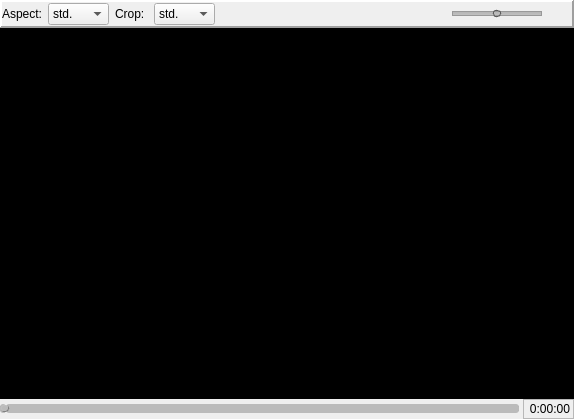
<?xml version="1.0" encoding="UTF-8"?>
<ui version="4.0">
 <class>CPlayer</class>
 <widget class="QWidget" name="CPlayer">
  <property name="geometry">
   <rect>
    <x>0</x>
    <y>0</y>
    <width>574</width>
    <height>419</height>
   </rect>
  </property>
  <property name="minimumSize">
   <size>
    <width>0</width>
    <height>0</height>
   </size>
  </property>
  <property name="contextMenuPolicy">
   <enum>Qt::DefaultContextMenu</enum>
  </property>
  <property name="windowTitle">
   <string>Form</string>
  </property>
  <layout class="QVBoxLayout" name="verticalLayout">
   <property name="spacing">
    <number>0</number>
   </property>
   <property name="margin">
    <number>0</number>
   </property>
   <item>
    <widget class="QFrame" name="frameTimerInfo">
     <property name="sizePolicy">
      <sizepolicy hsizetype="Preferred" vsizetype="Fixed">
       <horstretch>0</horstretch>
       <verstretch>0</verstretch>
      </sizepolicy>
     </property>
     <property name="minimumSize">
      <size>
       <width>0</width>
       <height>20</height>
      </size>
     </property>
     <property name="maximumSize">
      <size>
       <width>16777215</width>
       <height>40</height>
      </size>
     </property>
     <property name="styleSheet">
      <string notr="true">QFrame#frameTimerInfo { background-color: qlineargradient(spread:pad, x1:0, y1:0, x2:0, y2:1, stop:0 #ccc, 	stop:0.7 #555, stop:1 #bbb); border-left: 1px solid #eee; border-right: 1px solid #666; border-bottom: 1px solid #666; border-top: 0px; };</string>
     </property>
     <property name="frameShape">
      <enum>QFrame::Panel</enum>
     </property>
     <property name="frameShadow">
      <enum>QFrame::Raised</enum>
     </property>
     <property name="lineWidth">
      <number>2</number>
     </property>
     <layout class="QHBoxLayout" name="horizontalLayout">
      <property name="margin">
       <number>0</number>
      </property>
      <item>
       <widget class="QLabel" name="label_2">
        <property name="text">
         <string>Aspect:</string>
        </property>
       </widget>
      </item>
      <item>
       <widget class="QComboBox" name="cbxAspect">
        <item>
         <property name="text">
          <string>std.</string>
         </property>
        </item>
        <item>
         <property name="text">
          <string>4:3</string>
         </property>
        </item>
        <item>
         <property name="text">
          <string>16:9</string>
         </property>
        </item>
        <item>
         <property name="text">
          <string>16:10</string>
         </property>
        </item>
        <item>
         <property name="text">
          <string>1:1</string>
         </property>
        </item>
        <item>
         <property name="text">
          <string>5:4</string>
         </property>
        </item>
        <item>
         <property name="text">
          <string>2.35</string>
         </property>
        </item>
       </widget>
      </item>
      <item>
       <widget class="QLabel" name="label">
        <property name="text">
         <string>Crop: </string>
        </property>
       </widget>
      </item>
      <item>
       <widget class="QComboBox" name="cbxCrop">
        <item>
         <property name="text">
          <string>std.</string>
         </property>
        </item>
        <item>
         <property name="text">
          <string>4:3</string>
         </property>
        </item>
        <item>
         <property name="text">
          <string>16:9</string>
         </property>
        </item>
        <item>
         <property name="text">
          <string>16:10</string>
         </property>
        </item>
        <item>
         <property name="text">
          <string>1:1</string>
         </property>
        </item>
        <item>
         <property name="text">
          <string>5:4</string>
         </property>
        </item>
        <item>
         <property name="text">
          <string>2.35</string>
         </property>
        </item>
       </widget>
      </item>
      <item>
       <spacer name="horizontalSpacer">
        <property name="orientation">
         <enum>Qt::Horizontal</enum>
        </property>
        <property name="sizeHint" stdset="0">
         <size>
          <width>17</width>
          <height>20</height>
         </size>
        </property>
       </spacer>
      </item>
      <item>
       <widget class="QLabel" name="labSound">
        <property name="text">
         <string/>
        </property>
        <property name="pixmap">
         <pixmap resource="../vlc-record.qrc">:/player/sound_on</pixmap>
        </property>
       </widget>
      </item>
      <item>
       <widget class="QSlider" name="volSlider">
        <property name="minimumSize">
         <size>
          <width>50</width>
          <height>0</height>
         </size>
        </property>
        <property name="maximumSize">
         <size>
          <width>90</width>
          <height>16777215</height>
         </size>
        </property>
        <property name="styleSheet">
         <string notr="true">QSlider::groove:horizontal {      border: 1px solid #999999;      height: 3px; /* the groove expands to the size of the slider by default. by giving it a height, it has a fixed size */      background: qlineargradient(x1:0, y1:0, x2:0, y2:1, stop:0 #B1B1B1, stop:1 #c4c4c4);      margin: 2px 0;  }   QSlider::handle:horizontal {      background-color: qlineargradient(spread:pad, x1:0, y1:0, x2:0, y2:1, stop:0 #eee, 	stop:0.7 grey, stop:1 #dedede);      border: 1px solid #5c5c5c;      width: 6px;      margin: -2px 0; /* handle is placed by default on the contents rect of the groove. Expand outside the groove */      border-radius: 3px;  }</string>
        </property>
        <property name="maximum">
         <number>100</number>
        </property>
        <property name="sliderPosition">
         <number>50</number>
        </property>
        <property name="orientation">
         <enum>Qt::Horizontal</enum>
        </property>
        <property name="invertedControls">
         <bool>false</bool>
        </property>
        <property name="tickPosition">
         <enum>QSlider::NoTicks</enum>
        </property>
       </widget>
      </item>
      <item>
       <widget class="QPushButton" name="btnFullScreen">
        <property name="minimumSize">
         <size>
          <width>24</width>
          <height>24</height>
         </size>
        </property>
        <property name="maximumSize">
         <size>
          <width>24</width>
          <height>24</height>
         </size>
        </property>
        <property name="toolTip">
         <string>Switch to Fullscreen</string>
        </property>
        <property name="text">
         <string/>
        </property>
        <property name="icon">
         <iconset resource="../vlc-record.qrc">
          <normaloff>:/player/fullscreen</normaloff>:/player/fullscreen</iconset>
        </property>
        <property name="iconSize">
         <size>
          <width>18</width>
          <height>18</height>
         </size>
        </property>
        <property name="flat">
         <bool>true</bool>
        </property>
       </widget>
      </item>
     </layout>
    </widget>
   </item>
   <item>
    <widget class="QFrame" name="fMaster">
     <property name="sizePolicy">
      <sizepolicy hsizetype="Expanding" vsizetype="Expanding">
       <horstretch>0</horstretch>
       <verstretch>0</verstretch>
      </sizepolicy>
     </property>
     <property name="contextMenuPolicy">
      <enum>Qt::DefaultContextMenu</enum>
     </property>
     <property name="styleSheet">
      <string notr="true">QFrame#fMaster {
   background-color: black;
   background-image: url(:/app/tv);
   background-repeat: no-repeat;
   background-position: center middle;
}</string>
     </property>
     <property name="frameShape">
      <enum>QFrame::Panel</enum>
     </property>
     <property name="frameShadow">
      <enum>QFrame::Sunken</enum>
     </property>
     <property name="lineWidth">
      <number>1</number>
     </property>
     <layout class="QHBoxLayout" name="vlMasterFrame">
      <property name="spacing">
       <number>0</number>
      </property>
      <property name="margin">
       <number>0</number>
      </property>
      <item>
       <widget class="QFrame" name="fParent">
        <property name="contextMenuPolicy">
         <enum>Qt::DefaultContextMenu</enum>
        </property>
        <property name="styleSheet">
         <string notr="true">QFrame#fParent {
   background-color: black;
   background-image: url(:/app/kartina);
   background-repeat: no-repeat;
   background-position: center middle;
}</string>
        </property>
        <property name="frameShape">
         <enum>QFrame::StyledPanel</enum>
        </property>
        <property name="frameShadow">
         <enum>QFrame::Raised</enum>
        </property>
        <property name="lineWidth">
         <number>1</number>
        </property>
        <layout class="QHBoxLayout" name="vlParent">
         <property name="spacing">
          <number>0</number>
         </property>
         <property name="margin">
          <number>0</number>
         </property>
         <item>
          <widget class="CVideoFrame" name="fVideo" native="true">
           <property name="mouseTracking">
            <bool>true</bool>
           </property>
           <property name="contextMenuPolicy">
            <enum>Qt::DefaultContextMenu</enum>
           </property>
           <property name="styleSheet">
            <string notr="true">QWidget#fVideo {
   background-color: black;
   background-image: url(:/app/kartina);
   background-repeat: no-repeat;
   background-position: center middle;
}</string>
           </property>
           <property name="lineWidth" stdset="0">
            <number>0</number>
           </property>
          </widget>
         </item>
        </layout>
       </widget>
      </item>
     </layout>
    </widget>
   </item>
   <item>
    <layout class="QHBoxLayout" name="horizontalLayout_2" stretch="10,0,0">
     <property name="spacing">
      <number>2</number>
     </property>
     <item>
      <widget class="QSlider" name="posSlider">
       <property name="enabled">
        <bool>false</bool>
       </property>
       <property name="maximumSize">
        <size>
         <width>16777215</width>
         <height>16777215</height>
        </size>
       </property>
       <property name="contextMenuPolicy">
        <enum>Qt::CustomContextMenu</enum>
       </property>
       <property name="styleSheet">
        <string notr="true">QSlider::groove:horizontal {      border: 1px solid #999999;      height: 3px; /* the groove expands to the size of the slider by default. by giving it a height, it has a fixed size */      margin: 2px 0;  }   QSlider::handle:horizontal {     background-color: qlineargradient(spread:pad, x1:0, y1:0, x2:0, y2:1, stop:0 #eee, 	stop:0.7 grey, stop:1 #dedede);      border: 1px outset gray;/* solid #5c5c5c; */      width: 6px;      margin: -2px 0; /* handle is placed by default on the contents rect of the groove. Expand outside the groove */      border-radius: 3px;  }  QSlider::handle:horizontal:hover {       background-color: qlineargradient(spread:pad, x1:0, y1:0, x2:0, y2:1, stop:0 #eee, 	stop:0.7 #800, stop:1 #dedede); }  QSlider::add-page:horizontal {    background: rgb(77, 231, 0);    border-radius: 3px; }  QSlider::sub-page:horizontal {    background: #FFCC00;    border-radius: 3px; }  QSlider::add-page:horizontal:disabled {    background: #bbb;    border-radius: 3px; }  QSlider::sub-page:horizontal:disabled {    background: #bbb;    border-radius: 3px; }  QSlider::handle:horizontal:disabled {       background-color: #bbb; }</string>
       </property>
       <property name="maximum">
        <number>1000</number>
       </property>
       <property name="orientation">
        <enum>Qt::Horizontal</enum>
       </property>
      </widget>
     </item>
     <item>
      <spacer name="horizontalSpacer_2">
       <property name="orientation">
        <enum>Qt::Horizontal</enum>
       </property>
       <property name="sizeHint" stdset="0">
        <size>
         <width>2</width>
         <height>20</height>
        </size>
       </property>
      </spacer>
     </item>
     <item>
      <widget class="QLabel" name="labPos">
       <property name="sizePolicy">
        <sizepolicy hsizetype="Fixed" vsizetype="Fixed">
         <horstretch>0</horstretch>
         <verstretch>0</verstretch>
        </sizepolicy>
       </property>
       <property name="minimumSize">
        <size>
         <width>51</width>
         <height>20</height>
        </size>
       </property>
       <property name="maximumSize">
        <size>
         <width>51</width>
         <height>20</height>
        </size>
       </property>
       <property name="frameShape">
        <enum>QFrame::StyledPanel</enum>
       </property>
       <property name="text">
        <string>0:00:00</string>
       </property>
       <property name="alignment">
        <set>Qt::AlignRight|Qt::AlignTrailing|Qt::AlignVCenter</set>
       </property>
      </widget>
     </item>
    </layout>
   </item>
  </layout>
 </widget>
 <customwidgets>
  <customwidget>
   <class>CVideoFrame</class>
   <extends>QWidget</extends>
   <header>cvideoframe.h</header>
   <container>1</container>
  </customwidget>
 </customwidgets>
 <resources>
  <include location="../vlc-record.qrc"/>
 </resources>
 <connections/>
</ui>
